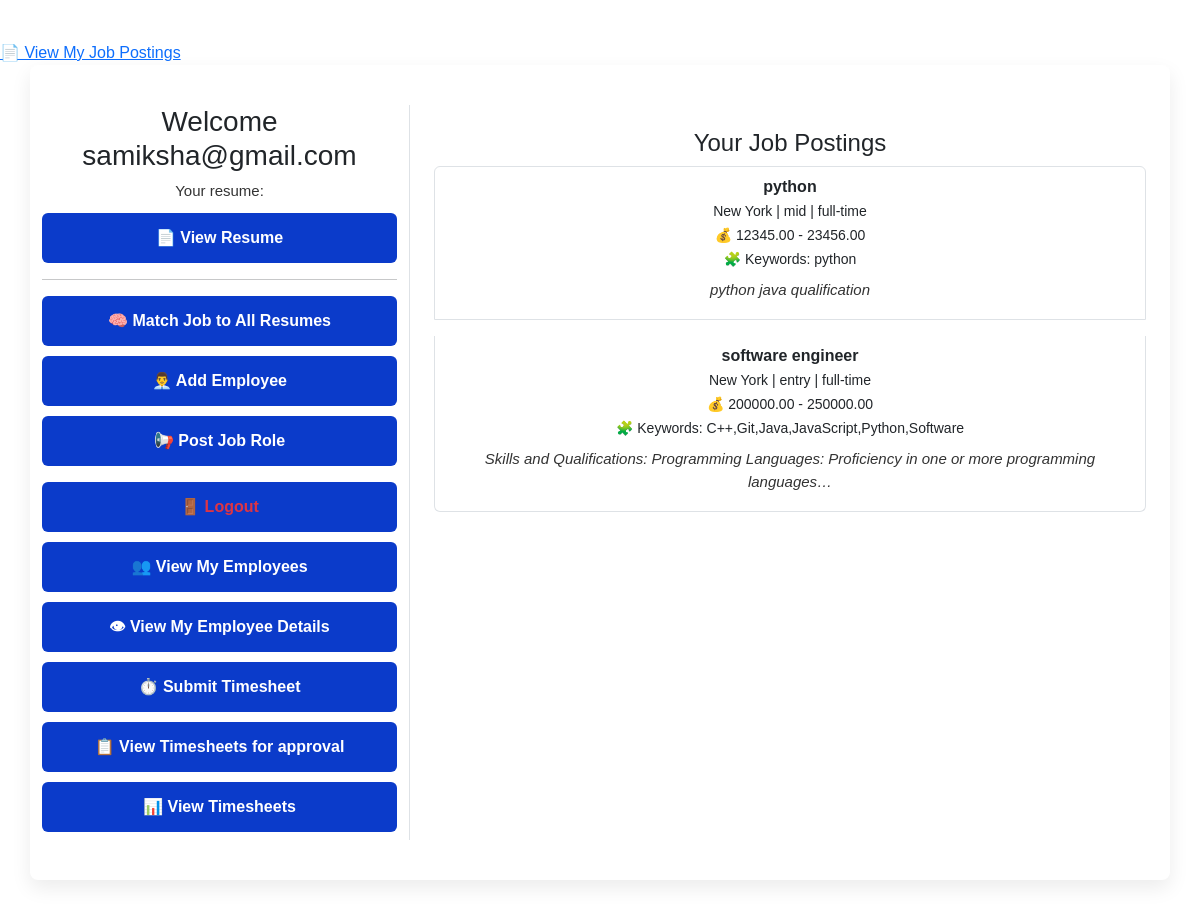
Screenshot of / (signed in) with the database file from the repository.
### base/models.py (models this page shows, shortened)
class JobRole(models.Model):
    user = models.ForeignKey(User, on_delete=models.CASCADE)
    title = models.CharField(max_length=100)
    description = models.TextField()
    salary_min = models.DecimalField(max_digits=10, decimal_places=2)
    salary_max = models.DecimalField(max_digits=10, decimal_places=2)
    employment_type = models.CharField(max_length=15, choices=[
        ('full-time', 'Full-time'),
        ('part-time', 'Part-time'),
        ('contract', 'Contract')
    ])
    location = models.CharField(max_length=100)
    experience_level = models.CharField(max_length=10, choices=[
        ('entry', 'Entry'),
        ('mid', 'Mid'),
        ('senior', 'Senior')
    ])
    keywords = models.TextField(blank=True)

### base/views.py (the view)
# urls.py: path('', views.profile, name='profile'),
@login_required
def profile(request):
    profile = request.user.profile
    job_posts = JobRole.objects.filter(user=request.user).order_by('-id')
    employees = Employee.objects.filter(user=request.user)
    return render(request, 'profile.html', {
        'profile': profile,
        'job_posts': job_posts,
        'employees': employees,
    })

### base/templates/profile.html (shortened to what this page needs)
{% load static %}
<!DOCTYPE html>
<html lang="en">
<head>
    <link rel="stylesheet" href="{% static 'profile.css' %}">
    <link href="https://cdn.jsdelivr.net/npm/bootstrap@5.3.3/dist/css/bootstrap.min.css" rel="stylesheet">
    <a href="{% url 'base:my_jobs' %}">📄 View My Job Postings</a>
</head>
<body>
<div class="container profile-container">
    <div class="row">
        <div class="col-md-4 border-end profile-sidebar">
            <h3>Welcome {{ request.user.username }}</h3>
            {% if profile.resume %}
                <p>Your resume:</p>
                <a href="{{ profile.resume.url }}" target="_blank">📄 View Resume</a>
            {% else %}
                <p>No resume uploaded.</p>
            {% endif %}
            <hr>
            <a class="d-block mb-2" href="{% url 'base:match_job_all' %}">🧠 Match Job to All Resumes</a>
            <a class="d-block mb-2" href="{% url 'base:add_employee' %}">👨‍💼 Add Employee</a>
            <a class="d-block mb-2" href="{% url 'base:post_job' %}">📢 Post Job Role</a>
            <a class="d-block mt-3 text-danger" href="{% url 'base:logout' %}">🚪 Logout</a>
            <a class="d-block mb-2" href="{% url 'base:view_employees' %}">👥 View My Employees</a>
            <a class="d-block mb-2" href="{% url 'base:employee_info' %}">👁 View My Employee Details</a>
            <a class="d-block mb-2" href="{% url 'base:submit_timesheet' %}">⏱️ Submit Timesheet</a>
            <a class="d-block mb-2" href="{% url 'base:view_timesheets' %}">📋 View Timesheets for approval</a>
            <a class="d-block mb-2" href="{% url 'base:view_employee_timesheets' %}">📊 View Timesheets</a>
        </div>
        <div class="col-md-8 p-4 job-listing">
            <h4>Your Job Postings</h4>
            {% if job_posts %}
                <ul class="list-group">
                    {% for job in job_posts %}
                        <li class="list-group-item mb-3">
                            <strong>{{ job.title }}</strong><br>
                            <small>{{ job.location }} | {{ job.experience_level }} | {{ job.employment_type }}</small><br>
                            <small>💰 {{ job.salary_min }} - {{ job.salary_max }}</small><br>
                            <small>🧩 Keywords: {{ job.keywords }}</small><br>
                            <p class="mt-2"><em>{{ job.description|truncatechars:100 }}</em></p>
                        </li>
                    {% endfor %}
                </ul>
            {% else %}
                <p class="text-muted">You haven’t posted any jobs yet.</p>
            {% endif %}
        </div>
    </div>
</div>
</body>
</html>

### base/static/profile.css (style rules this page uses)
* { margin: 0; padding: 0; box-sizing: border-box; font-family: 'Mulish', sans-serif; transition: 0.3s ease-in-out; }
body { background-color: #f5f7fa; padding: 40px 0; }
.profile-container { background-color: #fff; padding: 40px; border-radius: 8px; box-shadow: 0 8px 20px rgba(0, 0, 0, 0.08); width: 420px; text-align: center; }
.profile-container p { font-size: 15px; color: #333; margin-bottom: 10px; }
.profile-container a { display: block; padding: 12px 0; margin-top: 10px; border: 1px solid transparent; border-radius: 6px; background-color: #0b3bca; color: white; text-decoration: none; font-weight: 600; }

### rows the page displays
JobRole: title "python", location "New York", experience_level "mid", employment_type "full-time", salary_min "12345.00", salary_max "23456.00", keywords "python", description "python java qualification"
JobRole: title "software engineer", location "New York", experience_level "entry", employment_type "full-time", salary_min "200000.00", salary_max "250000.00", keywords "C++,Git,Java,JavaScript,Python,Software", description "Skills and Qualifications: Programming Languages: Proficiency in one or more programming languages…"

### other values shown
{{ request.user.username }} "samiksha@gmail.com"
